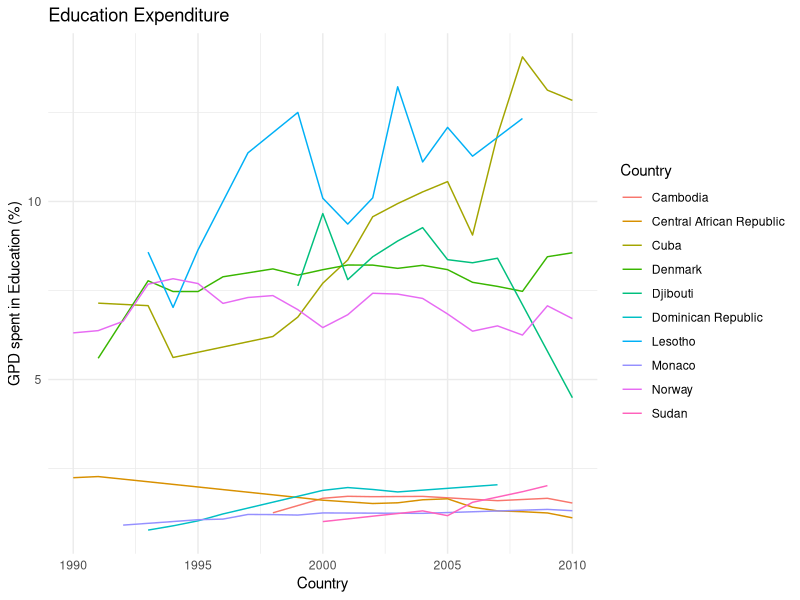
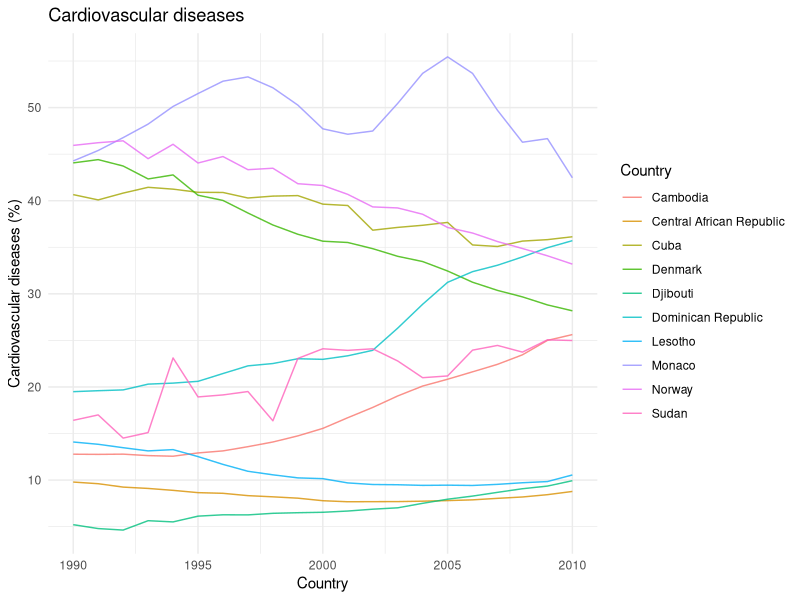

Source code (R) for these figures, in order:
## ---- chunk 1
knitr::opts_chunk$set(echo = TRUE)
## ---- chunk 2
library(tidyverse)
library(dplyr)
library(ggplot2)
library(scales)


annualdeath <- read.csv("../Dataset/annual-number-of-deaths-by-cause.csv", header = TRUE)
governmentEducationExpenditure  <- read.csv("../Dataset/total-government-expenditure-on-education-gdp.csv", header = TRUE)
enrolment_ratio_teritiary_education <- read.csv("../Dataset/enrolment-ratio-teritiary-education.csv", header = TRUE)
waterAccess <- read.csv("../Dataset/water-withdrawals-per-capita.csv")
poptotal <- read.csv("../Dataset/number-of-deaths-per-year.csv")
## ---- chunk 3

annualdeath <- annualdeath %>% filter(Code != "");
governmentEducationExpenditure <- governmentEducationExpenditure  %>% filter(Code != "");
waterAccess <- waterAccess %>% filter(Code != "");

## ---- chunk 4
colnames(annualdeath) <- c("Country","Code","Year","Meningitis","Alzheimers disease","Parkinsons disease","Nutritional deficiencies","Malaria",
"Drowning","Interpersonal violence", "Maternal disorders", "HIV AIDS" , "Drug use disorders", "Tuberculosis", "Cardiovascular diseases", "Lower respiratory infections", "Neonatal disorders","Alcohol use disorders", "Self harm", "Exposure to forces of nature", "Diarrheal diseases", "Environmental heat and cold exposure", "Neoplasms", "Conflict and terrorism", "Diabetes mellitus", "Chronic kidney disease", "Poisonings", "Protein energy malnutrition", "Road injuries", "Chronic respiratory diseases", "Cirrhosis and other chronic liver diseases", "Digestive diseases","Fire heat and hot substances","Acute hepatitis", "Measles"
)
colnames(governmentEducationExpenditure) <- c("Country","Code","Year", "GPD spent in Education (%)")

colnames(enrolment_ratio_teritiary_education) <- c("Country","Year","Gender","Age", "Units", "Enrolment ration (%)")

colnames(waterAccess) <- c("Country","Code", "Year", "Water withdrawal per capita ()")

colnames(poptotal) <- c("Country","Code", "Year","Deaths", "Death_mean")
## ---- chunk 5

annualdeath <- select(annualdeath,-Code, -`Interpersonal violence`, -`Fire heat and hot substances`, -`Road injuries`, -`Conflict and terrorism`, -`Exposure to forces of nature`, -`Self harm` , -`Alzheimers disease` , -`Parkinsons disease`, -`Drowning`, -`Maternal disorders`, -`Drug use disorders`, -`Alcohol use disorders` , -`Environmental heat and cold exposure`, -`Poisonings`, -`Neonatal disorders`, -`Nutritional deficiencies` , -`Meningitis`)

governmentEducationExpenditure <- select(governmentEducationExpenditure, -Code)

enrolment_ratio_teritiary_education <- select(enrolment_ratio_teritiary_education, -Units, -Age,)

waterAccess <- select(waterAccess, -Code)

poptotal <- select(poptotal,Country, Year, Deaths)

## ---- chunk 6
annualdeath$`Respiratory diseases` <- annualdeath$`Lower respiratory infections` + annualdeath$`Chronic respiratory diseases`

annualdeath$`Digestives diseases` <- annualdeath$`Digestive diseases` + annualdeath$`Cirrhosis and other chronic liver diseases` + annualdeath$`Acute hepatitis`

annualdeath$`Infectious diseases` <- annualdeath$`Malaria` + annualdeath$`Tuberculosis` + annualdeath$`HIV AIDS` + annualdeath$`Measles` + annualdeath$`Diarrheal diseases`

annualdeath$`Other non communicable diseases` <- annualdeath$`Chronic kidney disease` + annualdeath$`Protein energy malnutrition`


annualdeath <- select(annualdeath, -`Lower respiratory infections` , -`Chronic respiratory diseases`, -`Tuberculosis` , -`Digestive diseases`, -`Cirrhosis and other chronic liver diseases`, -`Acute hepatitis`, -`Malaria` , -`HIV AIDS`, -`Measles` , -`Chronic kidney disease` , -`Protein energy malnutrition` ,-`Diarrheal diseases`)
## ---- chunk 7
pays_non_observés_annual_death <- annualdeath %>% group_by(Country) %>% filter(n() < 5)
pays_non_observés_annual_death <- pays_non_observés_annual_death %>% group_by(Country) %>% count()


pays_non_observés_government_exp <- governmentEducationExpenditure %>% group_by(Country) %>% filter(n() < 5)
pays_non_observés_government_exp <- pays_non_observés_government_exp %>% group_by(Country) %>% count()

pays_non_observés_enrolment_ratio_teritiary_education <- enrolment_ratio_teritiary_education %>% group_by(Country) %>% filter(n() < 5)
pays_non_observés_enrolment_ratio_teritiary_education <- pays_non_observés_enrolment_ratio_teritiary_education  %>% group_by(Country) %>% count()

pays_non_observés_water_access <- waterAccess  %>% group_by(Country) %>% filter(n() < 1)
pays_non_observés_water_access <- pays_non_observés_water_access  %>% group_by(Country) %>% count()

print(pays_non_observés_government_exp)
print(pays_non_observés_annual_death)
print(pays_non_observés_enrolment_ratio_teritiary_education)
print(pays_non_observés_water_access)
## ---- chunk 8
annualdeath <- annualdeath %>% filter(Year<2011);

governmentEducationExpenditure <- governmentEducationExpenditure  %>% filter(Year<2011) %>%filter(Year>1989);

enrolment_ratio_teritiary_education <- enrolment_ratio_teritiary_education  %>% filter(Year<2011) %>%filter(Year>1989)  %>%filter(Gender == "All genders") ;

waterAccess <- waterAccess %>% filter(Year<2011) %>%filter(Year>1989)

poptotal <- poptotal  %>% filter(Year<2011) %>%filter(Year>1989)
## ---- chunk 9
governmentEducationExpenditure <- governmentEducationExpenditure %>% group_by(Country) %>% filter(n() > 5) %>% filter(Country != "World")

annualdeath <- annualdeath %>% group_by(Country) %>% filter(n() > 5) %>% filter(Country != "World")

enrolment_ratio_teritiary_education <- enrolment_ratio_teritiary_education %>% group_by(Country) %>% filter(n() > 5) %>% filter(!grepl("^MDG_", Country))

waterAccess <- waterAccess %>% group_by(Country) %>% filter(n() > 1)

## ---- chunk 10
governmentEducationExpenditure %>% group_by(Country)%>%count()

annualdeath %>% group_by(Country)%>%count()

enrolment_ratio_teritiary_education %>% group_by(Country)%>%count()

waterAccess %>% group_by(Country)%>%count()
## ---- chunk 11
governmentEducationExpenditure %>% group_by(Country)%>%summarise() %>% nrow()
annualdeath  %>% group_by(Country)%>%summarise() %>% nrow()
enrolment_ratio_teritiary_education  %>% group_by(Country)%>%summarise() %>% nrow()
waterAccess  %>% group_by(Country)%>%summarise() %>% nrow()
## ---- chunk 12

annualdeath <- merge(annualdeath, poptotal[, c("Country", "Year", "Deaths")], by = c("Country", "Year"))

annualdeath$`Cardiovascular diseases prop (%)` <- annualdeath$`Cardiovascular diseases` / annualdeath$Deaths *100
annualdeath$`Neoplasms prop (%)` <- annualdeath$Neoplasms / annualdeath$Deaths *100
annualdeath$`Diabetes mellitus prop (%)` <- annualdeath$`Diabetes mellitus` / annualdeath$Deaths *100
annualdeath$`Respiratory diseases prop (%)` <- annualdeath$`Respiratory diseases` /  annualdeath$Deaths *100
annualdeath$`Digestives diseases prop (%)` <- annualdeath$`Digestives diseases` /  annualdeath$Deaths *100
annualdeath$`Infectious diseases prop (%)` <- annualdeath$`Infectious diseases` /  annualdeath$Deaths *100
annualdeath$`Other non communicable diseases (%)` <- annualdeath$`Other non communicable diseases` /  annualdeath$Deaths *100
## ---- chunk 13
governmentEducationExpenditure_mean <- governmentEducationExpenditure %>%
  group_by(Country) %>%
  summarise(Mean_GPD_spent = mean(`GPD spent in Education (%)`))

governmentEducationExpenditure_valmax <- governmentEducationExpenditure_mean %>% top_n(5, wt = `Mean_GPD_spent`)

governmentEducationExpenditure_valmin <- governmentEducationExpenditure_mean %>% slice_min(`Mean_GPD_spent`, n = 5)

governmentEducationExpenditure_minmax <- rbind(governmentEducationExpenditure_valmin, governmentEducationExpenditure_valmax)

print(governmentEducationExpenditure_valmin$Country)

print(governmentEducationExpenditure_valmax$Country)
## ---- chunk 14

pays_combinés_gov_exp <- filter(governmentEducationExpenditure, Country %in% governmentEducationExpenditure_minmax$Country)

pays_h1_death <- select(annualdeath,Country,Year,`Cardiovascular diseases prop (%)`) %>% filter(Country %in% c("Cuba","Denmark",  "Djibouti", "Lesotho","Norway","Monaco", "Sudan", "Dominican Republic" , "Central African Republic","Cambodia"))  

## ---- chunk 15
ggplot(data = pays_combinés_gov_exp, aes(x = Year, y = `GPD spent in Education (%)`, group = Country, color = Country)) +
  geom_line() +
  labs(title = "Education Expenditure",
       x = "Country",
       y = "GPD spent in Education (%)") +
  theme_minimal()

## ---- chunk 16
ggplot(data = pays_h1_death, aes(x = Year, y = `Cardiovascular diseases prop (%)`, group = Country, color = Country)) +
  geom_line() +
  labs(title = "Cardiovascular diseases",
       x = "Country",
       y = "Cardiovascular diseases (%)") +
  theme_minimal()+
scale_color_manual(values = alpha(hue_pal()(length(unique(pays_h1_death$Country))), 0.8))
